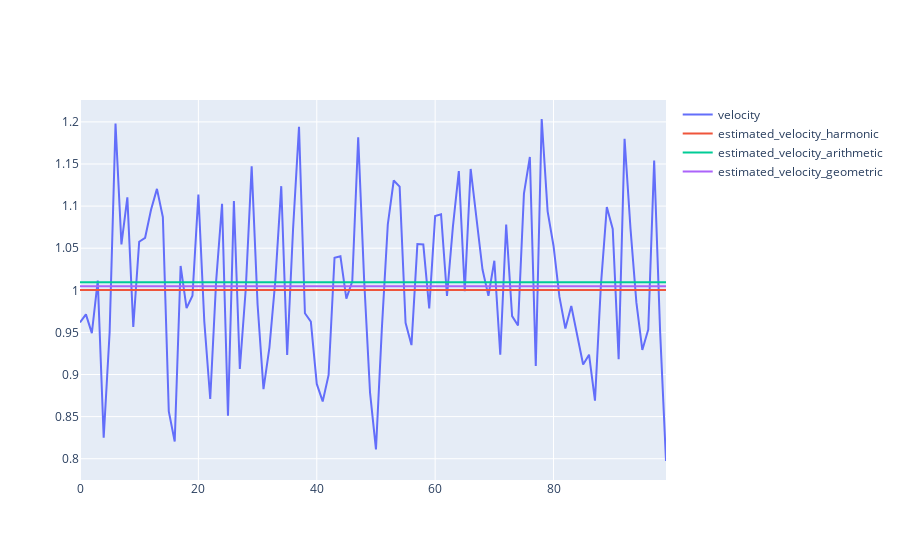

The cell this chart's notebook holds for it:
### Code cell
iplot(go.Figure(data=[go.Scatter(x=list(range(n)),y=v_i,name='velocity'),
                     go.Scatter(x=list(range(n)),y=[harmonic_mean_v for i in range(n)],name='estimated_velocity_harmonic'),
                     go.Scatter(x=list(range(n)),y=[arithmetic_mean_v for i in range(n)],name='estimated_velocity_arithmetic'),
                       go.Scatter(x=list(range(n)),y=[geometric_mean_v for i in range(n)],name='estimated_velocity_geometric')
                     ]))
